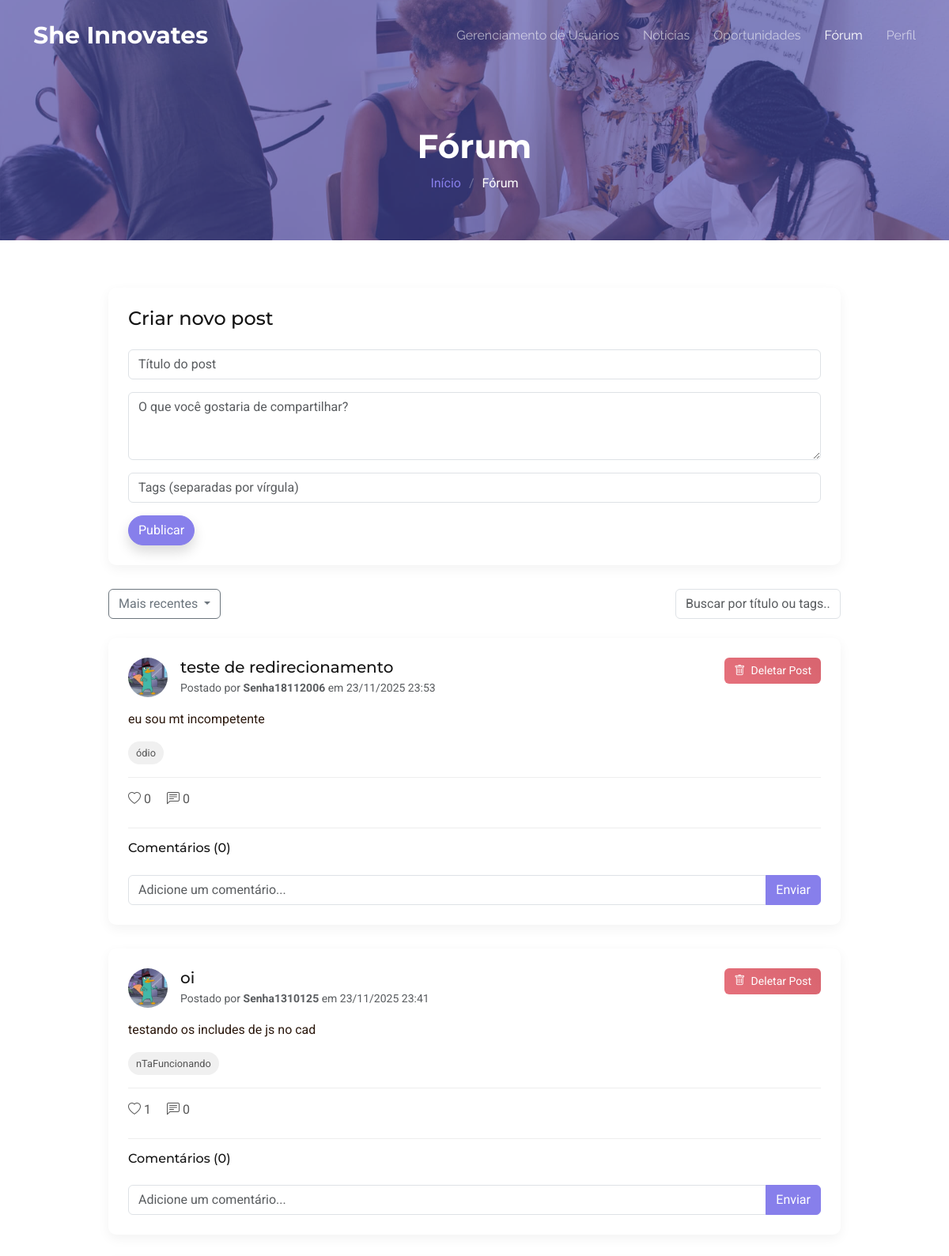
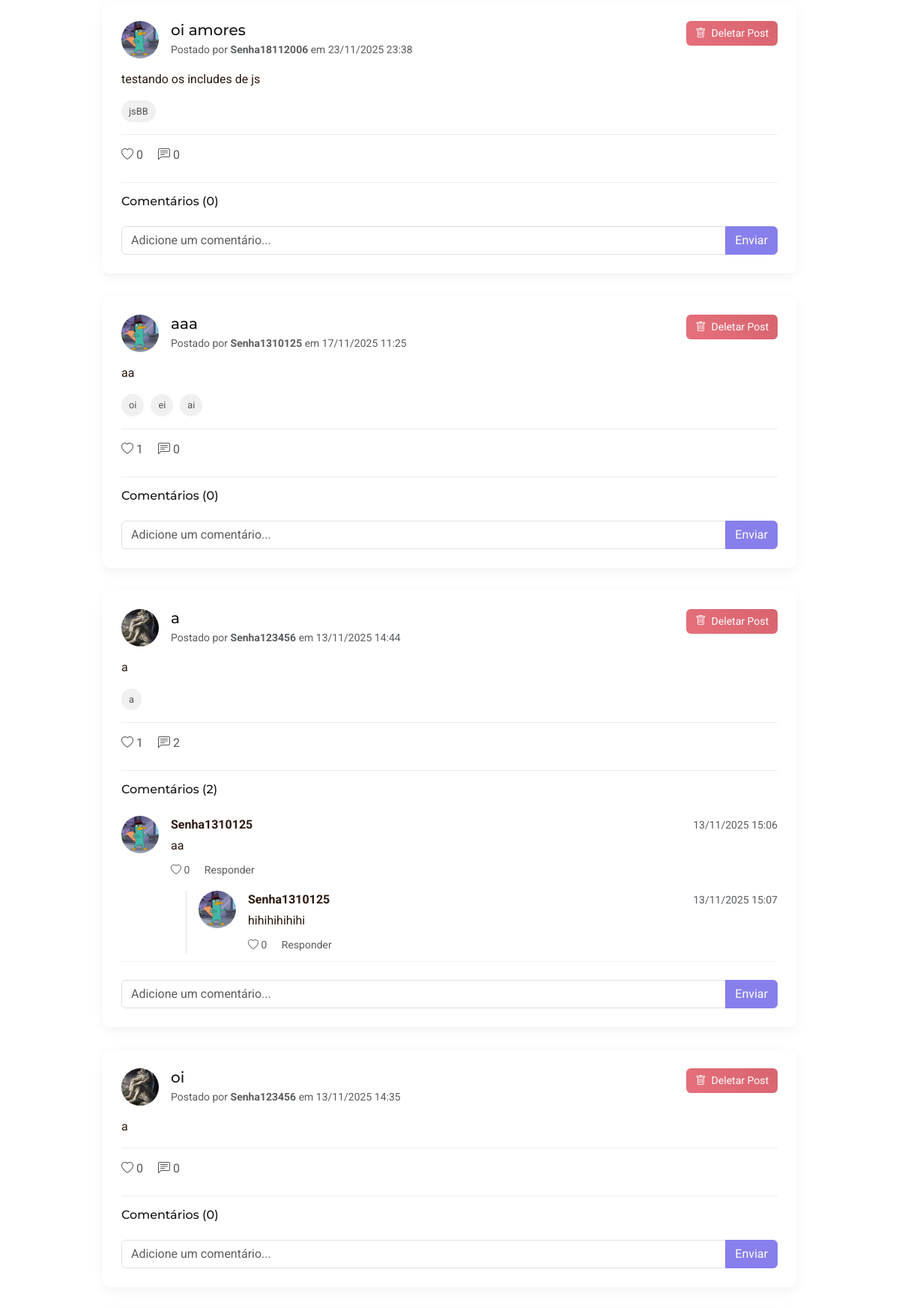
Page /Back-End-Projeto-Integrador/UserADM/forumAdm.php (signed in, upper part) on the committed database (2 pictures, top to bottom).
### tables this page shows
CREATE TABLE `forum_posts` (
  `post_id` int NOT NULL,
  `usuario_id` int NOT NULL,
  `titulo` varchar(255) NOT NULL,
  `conteudo` text NOT NULL,
  `data_criacao` datetime DEFAULT CURRENT_TIMESTAMP,
  `data_edicao` datetime DEFAULT NULL,
  `ativo` tinyint(1) DEFAULT '1'
);

CREATE TABLE `usuarios` (
  `usuario_id` int NOT NULL,
  `nome_usuario` varchar(50) NOT NULL,
  `email` varchar(100) NOT NULL,
  `senha` varchar(255) NOT NULL,
  `is_admin` tinyint(1) NOT NULL DEFAULT '0',
  `data_cadastro` timestamp NULL DEFAULT CURRENT_TIMESTAMP
);

CREATE TABLE `usuario_fotos` (
  `foto_id` int NOT NULL,
  `usuario_id` int NOT NULL,
  `nome_arquivo` varchar(255) NOT NULL,
  `caminho_arquivo` varchar(500) NOT NULL,
  `data_upload` timestamp NULL DEFAULT CURRENT_TIMESTAMP,
  `is_atual` tinyint(1) DEFAULT '1'
);

CREATE TABLE `post_comentarios` (
  `comentario_id` int NOT NULL,
  `post_id` int NOT NULL,
  `usuario_id` int NOT NULL,
  `comentario` text NOT NULL,
  `comentario_pai_id` int DEFAULT NULL,
  `data_criacao` datetime DEFAULT CURRENT_TIMESTAMP,
  `data_edicao` datetime DEFAULT NULL,
  `ativo` tinyint(1) DEFAULT '1'
);

### Back-End-Projeto-Integrador/UserADM/forumAdm.php (the view, shortened to what the rows shown need)
<?php
$posts = [];
$filtro_atual = isset($_GET['filtro']) ? $_GET['filtro'] : 'recentes';
$termo_busca = isset($_GET['busca']) ? trim($_GET['busca']) : '';
try {
    require_once __DIR__ . '/../controleForum/postsForum.php';
    $controller = new ForumController();
    if (!empty($termo_busca)) {
        $posts = $controller->buscarPosts($termo_busca);
        $modo_busca = true;
    } else {
        $posts = $controller->listarPostsFiltrados($filtro_atual);
    }
} catch (Exception $e) {
    error_log("Erro ao carregar posts: " . $e->getMessage());
    $_SESSION['erro'] = "Erro ao carregar o fórum: " . $e->getMessage();
}
?>
<!DOCTYPE html>
<html lang="pt-br">
<head>
    <?php require("../Include/hrefCssHead.php"); ?>
</head>
<body class="services-page">
<?php require_once __DIR__ . '/../Include/menuADM.php'; ?>
<main class="main">
    <div class="page-title dark-background" data-aos="fade" style="background-image: url(../assets/img/services-page-title-bg.jpg);">
        <div class="container">
            <h1>Fórum </h1>
        </div>
    </div>
    <div class="forum-container">
        <div class="container">
            <div class="row">
                <div class="col-lg-10 mx-auto">
                    <div id="posts-container">
                        <?php if (empty($posts)): ?>
                            <div class="text-center py-5" data-aos="fade-up">
                                <h5>
                                    <?php if (!empty($termo_busca)): ?>
                                        Nenhum post encontrado para "<?php echo htmlspecialchars($termo_busca); ?>"
                                    <?php else: ?>
                                        Nenhum post encontrado
                                    <?php endif; ?>
                                </h5>
                                <p class="text-muted">
                                    <?php if (!empty($termo_busca)): ?>
                                        Tente buscar com outros termos ou <a href="?" class="text-primary">limpe a busca</a> para ver todos os posts.
                                    <?php else: ?>
                                        Não há posts no fórum no momento.
                                    <?php endif; ?>
                                </p>
                            </div>
                        <?php else: ?>
                            <?php foreach ($posts as $post):
                                $comentarios = $controller->listarComentariosPorPost($post['post_id']);
                                $tags = $controller->getTagsDoPost($post['post_id']);
                                $foto_perfil = $controller->getFotoPerfilUsuario($post['usuario_id']);
                                $esta_curtido = isset($_SESSION['usuario_id']) ? $controller->verificarCurtidaPost($_SESSION['usuario_id'], $post['post_id']) : false;
                            ?>
                                <div class="forum-post" data-aos="fade-up" id="post-<?php echo $post['post_id']; ?>">
                                    <div class="d-flex justify-content-between align-items-start mb-3">
                                        <div class="d-flex">
                                            <img src="<?php echo htmlspecialchars($foto_perfil); ?>" alt="Foto de <?php echo htmlspecialchars($post['nome_usuario']); ?>" class="user-avatar me-3">
                                            <div>
                                                <h5 class="mb-1"><?php echo htmlspecialchars($post['titulo']); ?></h5>
                                                <p class="text-muted small mb-0">
                                                    Postado por <strong><?php echo htmlspecialchars($post['nome_usuario']); ?></strong>
                                                    em <?php echo date('d/m/Y H:i', strtotime($post['data_criacao'])); ?>
                                                </p>
                                            </div>
                                        </div>
                                        <button class="btn delete-btn delete-post-btn"
                                                data-post-id="<?php echo $post['post_id']; ?>"
                                                data-post-title="<?php echo htmlspecialchars($post['titulo']); ?>">
                                            <i class="bi bi-trash me-1"></i> Deletar Post
                                        </button>
                                    </div>
                                    <p class="mb-3"><?php echo nl2br(htmlspecialchars($post['conteudo'])); ?></p>
                                    <?php if (!empty($tags)): ?>
                                        <div class="mb-3">
                                            <?php foreach ($tags as $tag): ?>
                                                <span class="tag"><?php echo htmlspecialchars($tag); ?></span>
                                            <?php endforeach; ?>
                                        </div>
                                    <?php endif; ?>
                                    <div class="post-actions d-flex">
                                        <div class="action-btn like-btn" data-post-id="<?php echo $post['post_id']; ?>">
                                            <i class="bi bi-heart<?php echo $esta_curtido ? '-fill text-danger' : ''; ?> me-1"></i>
                                            <span class="like-count"><?php echo $post['curtidas']; ?></span>
                                        </div>
                                        <div class="action-btn comment-btn">
                                            <i class="bi bi-chat-left-text me-1"></i> <span><?php echo $post['total_comentarios']; ?></span>
                                        </div>
                                    </div>
                                    <div class="comments-section mt-4">
                                        <h6 class="mb-3">Comentários (<?php echo count($comentarios); ?>)</h6>
                                        <?php
                                        $comentarios_principais = array_filter($comentarios, function($c) { return $c['comentario_pai_id'] === null; });
                                        ?>
                                        <?php foreach ($comentarios_principais as $comentario):
                                            $foto_comentario = $controller->getFotoPerfilUsuario($comentario['usuario_id']);
                                            $total_curtidas_comentario = $controller->getTotalCurtidasComentario($comentario['comentario_id']);
                                            $esta_curtido_comentario = isset($_SESSION['usuario_id']) ? $controller->verificarCurtidaComentario($_SESSION['usuario_id'], $comentario['comentario_id']) : false;
                                        ?>
                                            <div class="comment mb-3">
                                                <div class="d-flex justify-content-between align-items-start">
                                                    <div class="d-flex flex-grow-1">
                                                        <img src="<?php echo htmlspecialchars($foto_comentario); ?>" alt="Foto de <?php echo htmlspecialchars($comentario['nome_usuario']); ?>" class="user-avatar me-3">
                                                        <div class="flex-grow-1">
                                                            <div class="d-flex justify-content-between align-items-center mb-1">
                                                                <strong><?php echo htmlspecialchars($comentario['nome_usuario']); ?></strong>
                                                                <small class="text-muted"><?php echo date('d/m/Y H:i', strtotime($comentario['data_criacao'])); ?></small>
                                                            </div>
                                                            <p class="mb-2"><?php echo htmlspecialchars($comentario['comentario']); ?></p>
                                                            <div class="comment-actions">
                                                                <a href="#" class="text-muted small me-3 like-comment-btn" data-comentario-id="<?php echo $comentario['comentario_id']; ?>">
                                                                    <i class="bi bi-heart<?php echo $esta_curtido_comentario ? '-fill text-danger' : ''; ?>"></i>
                                                                    <span class="comment-like-count"><?php echo $total_curtidas_comentario; ?></span>
                                                                </a>
                                                                <a href="#" class="text-muted small reply-btn" data-comentario-id="<?php echo $comentario['comentario_id']; ?>">Responder</a>
                                                            </div>
                                                            <?php
                                                            $respostas = array_filter($comentarios, function($c) use ($comentario) {
                                                                return $c['comentario_pai_id'] == $comentario['comentario_id'];
                                                            });
                                                            ?>
                                                            <?php foreach ($respostas as $resposta):
                                                                $foto_resposta = $controller->getFotoPerfilUsuario($resposta['usuario_id']);
                                                                $total_curtidas_resposta = $controller->getTotalCurtidasComentario($resposta['comentario_id']);
                                                                $esta_curtido_resposta = isset($_SESSION['usuario_id']) ? $controller->verificarCurtidaComentario($_SESSION['usuario_id'], $resposta['comentario_id']) : false;
                                                            ?>
                                                                <div class="comment-reply mt-3 ps-3 border-start">
                                                                    <div class="d-flex">
                                                                        <img src="<?php echo htmlspecialchars($foto_resposta); ?>" alt="Foto de <?php echo htmlspecialchars($resposta['nome_usuario']); ?>" class="user-avatar me-3">
                                                                        <div class="flex-grow-1">
                                                                            <div class="d-flex justify-content-between align-items-center mb-1">
                                                                                <strong><?php echo htmlspecialchars($resposta['nome_usuario']); ?></strong>
                                                                                <small class="text-muted"><?php echo date('d/m/Y H:i', strtotime($resposta['data_criacao'])); ?></small>
                                                                            </div>
                                                                            <p class="mb-2"><?php echo htmlspecialchars($resposta['comentario']); ?></p>
                                                                            <div class="comment-actions">
                                                                                <a href="#" class="text-muted small me-3 like-comment-btn" data-comentario-id="<?php echo $resposta['comentario_id']; ?>">
                                                                                    <i class="bi bi-heart<?php echo $esta_curtido_resposta ? '-fill text-danger' : ''; ?>"></i>
                                                                                    <span class="comment-like-count"><?php echo $total_curtidas_resposta; ?></span>
                                                                                </a>
                                                                                <a href="#" class="text-muted small reply-btn" data-comentario-id="<?php echo $comentario['comentario_id']; ?>">Responder</a>
                                                                            </div>
                                                                        </div>
                                                                    </div>
                                                                </div>
                                                            <?php endforeach; ?>
                                                        </div>
                                                    </div>
                                                </div>
                                            </div>
                                        <?php endforeach; ?>
                                        <div class="add-comment mt-4">
                                            <form class="comment-form" action="../controleForum/postsForum.php?action=adicionar_comentario" method="POST">
                                                <div class="input-group">
                                                    <input type="text" class="form-control" name="comentario" placeholder="Adicione um comentário..." required>
                                                    <button class="btn btn-primary" type="submit">Enviar</button>
                                                </div>
                                            </form>
                                        </div>
                                    </div>
                                </div>
                            <?php endforeach; ?>
                        <?php endif; ?>
                    </div>
                </div>
            </div>
        </div>
    </div>
</main>
</body>
</html>

### rows in the picture
forum_posts: usuario.caminho_arquivo (picture), titulo "teste de redirecionamento", usuario.nome_usuario "Senha18112006", data_criacao "23/11/2025 23:53", conteudo "eu sou mt incompetente", tag "ódio", curtidas "0", total_comentarios "0", count($comentarios) "0"
forum_posts: usuario.caminho_arquivo (picture), titulo "oi", usuario.nome_usuario "Senha1310125", data_criacao "23/11/2025 23:41", conteudo "testando os includes de js no cad", tag "nTaFuncionando", curtidas "1", total_comentarios "0", count($comentarios) "0"
forum_posts: usuario.caminho_arquivo (picture), titulo "oi amores", usuario.nome_usuario "Senha18112006", data_criacao "23/11/2025 23:38", conteudo "testando os includes de js", tag "jsBB", curtidas "0", total_comentarios "0", count($comentarios) "0"
forum_posts: usuario.caminho_arquivo (picture), titulo "aaa", usuario.nome_usuario "Senha1310125", data_criacao "17/11/2025 11:25", conteudo "aa", tag "oi", tag "ei", tag "ai", curtidas "1", total_comentarios "0", count($comentarios) "0"
forum_posts: usuario.caminho_arquivo (picture), titulo "a", usuario.nome_usuario "Senha123456", data_criacao "13/11/2025 14:44", conteudo "a", tag "a", curtidas "1", total_comentarios "2", count($comentarios) "2"
post_comentarios: usuario.caminho_arquivo (picture), usuario.nome_usuario "Senha1310125", data_criacao "13/11/2025 15:06", comentario "aa", total_curtidas_comentario "0"
post_comentarios: usuario.caminho_arquivo (picture), usuario.nome_usuario "Senha1310125", data_criacao "13/11/2025 15:07", comentario "hihihihihihi", total_curtidas_resposta "0"
forum_posts: usuario.caminho_arquivo (picture), titulo "oi", usuario.nome_usuario "Senha123456", data_criacao "13/11/2025 14:35", conteudo "a", curtidas "0", total_comentarios "0", count($comentarios) "0"
